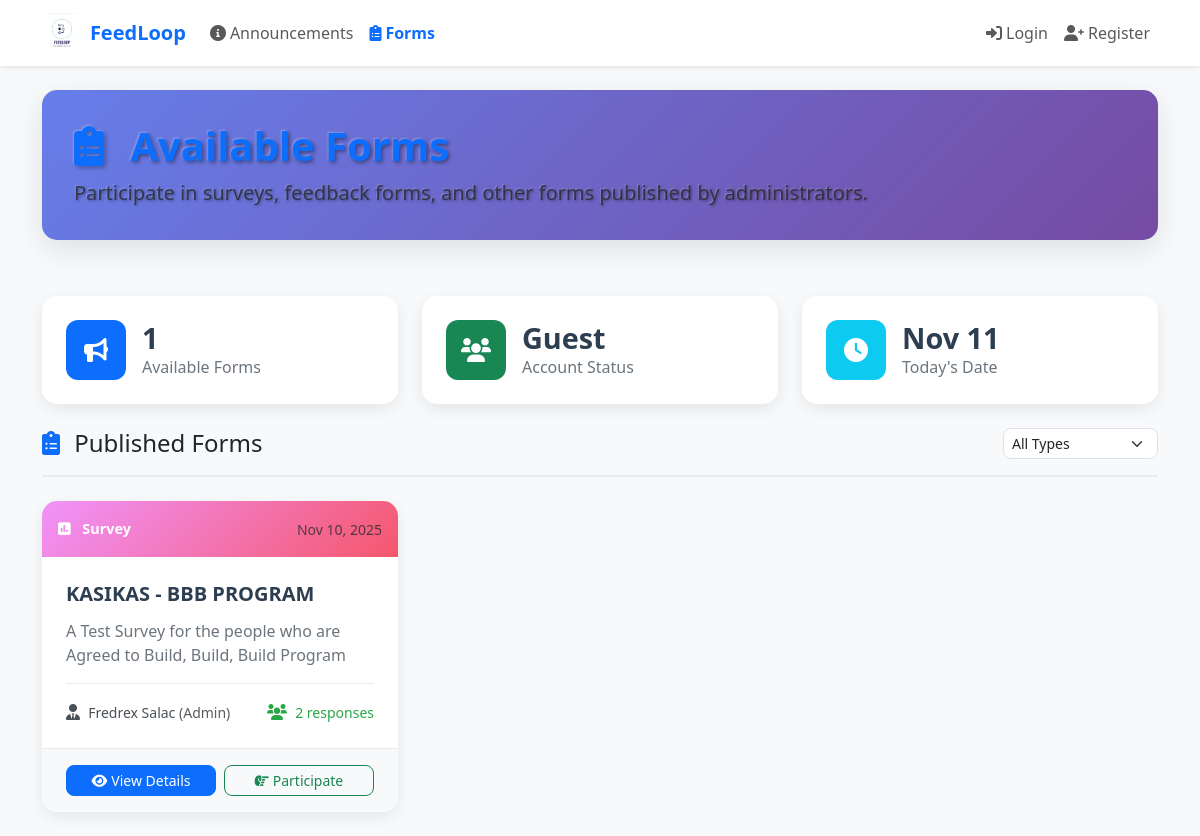
Page /pages/user_portal.php on the committed database.
### tables this page shows
CREATE TABLE `custom_forms` (
  `form_id` int(11) NOT NULL,
  `title` varchar(255) NOT NULL,
  `description` text DEFAULT NULL,
  `created_by` int(11) NOT NULL,
  `visibility` enum('public','private','department','event') DEFAULT 'public',
  `target_audience` varchar(255) DEFAULT NULL,
  `department` varchar(100) DEFAULT NULL,
  `event_name` varchar(255) DEFAULT NULL,
  `form_code` varchar(20) NOT NULL,
  `qr_code_path` varchar(500) DEFAULT NULL,
  `shareable_link` varchar(500) NOT NULL,
  `is_active` tinyint(1) DEFAULT 1,
  `allow_anonymous` tinyint(1) DEFAULT 1,
  `require_login` tinyint(1) DEFAULT 0,
  `max_responses` int(11) DEFAULT NULL,
  `expires_at` datetime DEFAULT NULL,
  `response_count` int(11) DEFAULT 0,
  `created_at` timestamp NOT NULL DEFAULT current_timestamp(),
  `updated_at` timestamp NOT NULL DEFAULT current_timestamp() ON UPDATE current_timestamp()
);

### pages/user_portal.php (the view, shortened to what this page needs)
<?php
require '../db.php';
$is_logged_in = isset($_SESSION['logged_in']) && $_SESSION['logged_in'] && isset($_SESSION['role']) && $_SESSION['role'] === 'user';
$user_name = $is_logged_in ? ($_SESSION['full_name'] ?? $_SESSION['username'] ?? 'User') : 'Guest';
$profile_pic = '';
$announcements = [];
$total_announcements = 0;
$page = $_GET['page'] ?? 1;
$limit = 6;
$offset = ($page - 1) * $limit;
try {
    $dismissed_clause = "";
    $count_params = [];
    $query_params = [];
    $stmt = $pdo->prepare("
        SELECT COUNT(*)
        FROM custom_forms cf
        JOIN users u ON cf.created_by = u.user_id
        WHERE cf.is_active = 1
        AND cf.visibility IN ('public', 'department')
        $dismissed_clause
    ");
    $stmt->execute($count_params);
    $total_announcements = $stmt->fetchColumn();
    $query_params[] = $limit;
    $query_params[] = $offset;
    $stmt = $pdo->prepare("
        SELECT
            cf.form_id,
            cf.title,
            cf.description,
            cf.created_at,
            cf.updated_at,
            CASE
                WHEN cf.description LIKE '%survey%' OR cf.title LIKE '%survey%' THEN 'survey'
                WHEN cf.description LIKE '%feedback%' OR cf.title LIKE '%feedback%' THEN 'feedback'
                WHEN cf.description LIKE '%event%' OR cf.title LIKE '%event%' THEN 'event'
                ELSE 'announcement'
            END as form_type,
            cf.max_responses,
            u.username as admin_username,
            COALESCE(a.full_name, u.username) as admin_name,
            a.position as admin_position,
            cf.response_count
        FROM custom_forms cf
        JOIN users u ON cf.created_by = u.user_id
        LEFT JOIN admins a ON u.user_id = a.user_id
        WHERE cf.is_active = 1
        AND cf.visibility IN ('public', 'department')
        $dismissed_clause
        ORDER BY cf.updated_at DESC, cf.created_at DESC
        LIMIT ? OFFSET ?
    ");
    $stmt->execute($query_params);
    $announcements = $stmt->fetchAll();
} catch (Exception $e) {
    $error_message = "Error loading announcements: " . $e->getMessage();
    $total_announcements = 0;
    $announcements = [];
}
?>
<!DOCTYPE html>
<html lang="en">
<head>
    <link href="../assets/css/homepage/bootstrap.min.css" rel="stylesheet">
    <link href="https://cdnjs.cloudflare.com/ajax/libs/font-awesome/6.0.0/css/all.min.css" rel="stylesheet">
    <link rel="stylesheet" href="../assets/css/themes.css">
    <link rel="stylesheet" href="../assets/css/public/user_portal.css">
</head>
<body>
    <nav class="navbar navbar-expand-lg navbar-light bg-white shadow-sm">
        <div class="container">
            <a class="navbar-brand d-flex align-items-center" href="../index.php">
                <img src="../assets/img/logo/feedloop.jpg" alt="FeedLoop" height="40" class="me-2">
                <span class="fw-bold text-primary">FeedLoop</span>
            </a>
            <div class="collapse navbar-collapse" id="navbarNav">
                <ul class="navbar-nav me-auto">
                    <li class="nav-item">
                        <a class="nav-link" href="../index.html">
                            <i class="fas fa-info-circle me-1"></i>Announcements
                        </a>
                    </li>
                    <li class="nav-item">
                        <a class="nav-link active" href="user_portal.php">
                            <i class="fas fa-clipboard-list me-1"></i>Forms
                        </a>
                    </li>
                </ul>
                <ul class="navbar-nav">
                    <?php if ($is_logged_in): ?>
                    <li class="nav-item dropdown me-2">
                        <a class="nav-link dropdown-toggle" href="#" id="settingsDropdown" role="button" data-bs-toggle="dropdown">
                            <i class="fas fa-cog me-1"></i>Settings
                        </a>
                        <ul class="dropdown-menu dropdown-menu-end">
                            <li><h6 class="dropdown-header">User Settings</h6></li>
                            <li><a class="dropdown-item" href="user_profile.php"><i class="fas fa-user me-2"></i>Profile Settings</a></li>
                            <li><a class="dropdown-item" href="change_password.php"><i class="fas fa-key me-2"></i>Change Password</a></li>
                            <li><hr class="dropdown-divider"></li>
                            <li><h6 class="dropdown-header">Theme Settings</h6></li>
                            <li>
                                <div class="px-3 py-2">
                                    <div class="form-check">
                                        <input class="form-check-input theme-option" type="radio" name="themeOption" id="lightTheme" value="light" checked>
                                        <label class="form-check-label" for="lightTheme">Light Mode</label>
                                    </div>
                                    <div class="form-check">
                                        <input class="form-check-input theme-option" type="radio" name="themeOption" id="darkTheme" value="dark">
                                        <label class="form-check-label" for="darkTheme">Dark Mode</label>
                                    </div>
                                    <div class="form-check">
                                        <input class="form-check-input theme-option" type="radio" name="themeOption" id="animatedTheme" value="animated">
                                        <label class="form-check-label" for="animatedTheme">Animated Mix</label>
                                    </div>
                                </div>
                            </li>
                        </ul>
                    </li>
                    <li class="nav-item dropdown">
                        <a class="nav-link dropdown-toggle d-flex align-items-center" href="#" id="userDropdown" role="button" data-bs-toggle="dropdown">
                            <?php if (!empty($profile_pic)): ?>
                                <?php $clean_pic = str_replace('../', '', $profile_pic); ?>
                                <img src="../<?php echo $clean_pic; ?>" alt="Profile" class="rounded-circle me-2" style="width: 32px; height: 32px; object-fit: cover; border: 2px solid #007bff;">
                            <?php else: ?>
                                <i class="fas fa-user-circle me-1"></i>
                            <?php endif; ?>
                            <?php echo htmlspecialchars($user_name); ?>
                        </a>
                        <ul class="dropdown-menu dropdown-menu-end">
                            <li><a class="dropdown-item" href="user_profile.php"><i class="fas fa-user me-2"></i>Profile</a></li>
                            <li><a class="dropdown-item" href="change_password.php"><i class="fas fa-key me-2"></i>Change Password</a></li>
                            <li><hr class="dropdown-divider"></li>
                            <li><a class="dropdown-item" href="../auth/logout.php"><i class="fas fa-sign-out-alt me-2"></i>Logout</a></li>
                        </ul>
                    </li>
                    <?php else: ?>
                    <li class="nav-item">
                        <a class="nav-link" href="../auth/login.php">
                            <i class="fas fa-sign-in-alt me-1"></i>Login
                        </a>
                    </li>
                    <li class="nav-item">
                        <a class="nav-link" href="../auth/register.php">
                            <i class="fas fa-user-plus me-1"></i>Register
                        </a>
                    </li>
                    <?php endif; ?>
                </ul>
            </div>
        </div>
    </nav>
    <div class="container mt-4">
        <div class="row mb-4">
            <div class="col-12">
                <div class="welcome-header">
                    <h1 class="display-6 fw-bold text-primary">
                        <i class="fas fa-clipboard-list me-3"></i>
                        Available Forms<?php echo $is_logged_in ? ' for ' . htmlspecialchars($user_name) : ''; ?>
                    </h1>
                    <p class="lead text-muted">
                        Participate in surveys, feedback forms, and other forms published by administrators.
                    </p>
                </div>
            </div>
        </div>
        <div class="row mb-4">
            <div class="col-md-4">
                <div class="stat-card">
                    <div class="stat-icon bg-primary">
                        <i class="fas fa-bullhorn"></i>
                    </div>
                    <div class="stat-content">
                        <h3><?php echo $total_announcements; ?></h3>
                        <p>Available Forms</p>
                    </div>
                </div>
            </div>
            <div class="col-md-4">
                <div class="stat-card">
                    <div class="stat-icon bg-success">
                        <i class="fas fa-users"></i>
                    </div>
                    <div class="stat-content">
                        <h3><?php echo $is_logged_in ? 'Registered' : 'Guest'; ?></h3>
                        <p>Account Status</p>
                    </div>
                </div>
            </div>
            <div class="col-md-4">
                <div class="stat-card">
                    <div class="stat-icon bg-info">
                        <i class="fas fa-clock"></i>
                    </div>
                    <div class="stat-content">
                        <h3><?php echo date('M j'); ?></h3>
                        <p>Today's Date</p>
                    </div>
                </div>
            </div>
        </div>
        <div class="row">
            <div class="col-12">
                <div class="section-header d-flex justify-content-between align-items-center mb-4">
                    <h2 class="h4 mb-0">
                        <i class="fas fa-clipboard-list me-2 text-primary"></i>
                        Published Forms
                    </h2>
                    <div class="filter-options">
                        <select class="form-select form-select-sm" id="filterType" onchange="filterAnnouncements()">
                            <option value="all">All Types</option>
                        </select>
                    </div>
                </div>
                <?php if (empty($announcements)): ?>
                <div class="empty-state text-center py-5">
                    <i class="fas fa-clipboard-list fa-4x text-muted mb-3"></i>
                    <h3 class="text-muted">No Forms Available</h3>
                    <p class="text-muted">Check back later for new forms from administrators.</p>
                </div>
                <?php else: ?>
                <div class="row" id="announcementsGrid">
                    <?php foreach ($announcements as $announcement): ?>
                    <div class="col-lg-6 col-xl-4 mb-4" data-type="<?php echo htmlspecialchars($announcement['form_type']); ?>" id="announcement-<?php echo $announcement['form_id']; ?>">
                        <div class="announcement-card position-relative">
                            <div class="announcement-header">
                                <div class="announcement-type">
                                    <?php
                                    $type_icons = [
                                        'announcement' => 'fas fa-bullhorn',
                                        'survey' => 'fas fa-poll',
                                        'feedback' => 'fas fa-comments',
                                        'event' => 'fas fa-calendar-alt'
                                    ];
                                    $icon = $type_icons[$announcement['form_type']] ?? 'fas fa-file-alt';
                                    ?>
                                    <i class="<?php echo $icon; ?> me-2"></i>
                                    <?php echo ucfirst($announcement['form_type']); ?>
                                </div>
                                <div class="announcement-date">
                                    <small class="text-muted">
                                        <?php echo date('M j, Y', strtotime($announcement['created_at'])); ?>
                                    </small>
                                </div>
                            </div>
                            <div class="announcement-content">
                                <h5 class="announcement-title">
                                    <?php echo htmlspecialchars($announcement['title']); ?>
                                </h5>
                                <?php if ($announcement['description']): ?>
                                <p class="announcement-description">
                                    <?php echo htmlspecialchars(substr($announcement['description'], 0, 120)); ?>
                                </p>
                                <?php endif; ?>
                                <div class="announcement-meta">
                                    <div class="admin-info">
                                        <i class="fas fa-user-tie me-1"></i>
                                        <small>
                                            <?php echo htmlspecialchars($announcement['admin_name']); ?>
                                            <?php if ($announcement['admin_position']): ?>
                                                <span class="text-muted">(<?php echo htmlspecialchars($announcement['admin_position']); ?>)</span>
                                            <?php endif; ?>
                                        </small>
                                    </div>
                                    <?php if ($announcement['response_count'] > 0): ?>
                                    <div class="response-count">
                                        <i class="fas fa-users me-1"></i>
                                        <small><?php echo $announcement['response_count']; ?> responses</small>
                                    </div>
                                    <?php endif; ?>
                                </div>
                            </div>
                            <div class="announcement-actions">
                                <button class="btn btn-primary btn-sm" onclick="viewAnnouncement(<?php echo $announcement['form_id']; ?>)">
                                    <i class="fas fa-eye me-1"></i>View Details
                                </button>
                                <?php if (in_array($announcement['form_type'], ['survey', 'feedback'])): ?>
                                <button class="btn btn-outline-success btn-sm" onclick="participateInForm(<?php echo $announcement['form_id']; ?>)">
                                    <i class="fas fa-hand-point-right me-1"></i>Participate
                                </button>
                                <?php endif; ?>
                            </div>
                        </div>
                    </div>
                    <?php endforeach; ?>
                </div>
                <?php endif; ?>
            </div>
        </div>
    </div>
</body>
</html>

### rows in the picture
custom_forms: form_type "Survey", created_at "Nov 10, 2025", title "KASIKAS - BBB PROGRAM", description "A Test Survey for the people who are Agreed to Build, Build, Build Program", admin_name "Fredrex Salac", admins.position "Admin", response_count "2"

### other values in the picture
$total_announcements "1"
